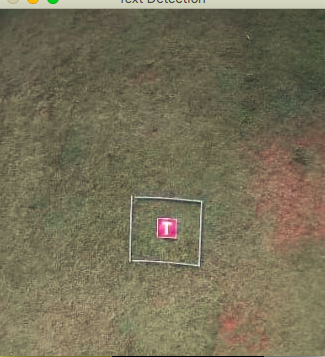
#> input picture OpenCV/Q2/T.png, 325 x 357 px
$ python 2-6.py
#> lines starting #> are read from the running program, lines starting #| are printed output that depends on the picture
import cv2
import numpy as np

img=cv2.imread('T.png')
#> img is the input picture: shape (357, 325, 3); mean B, G, R 87.1, 111.5, 117.7

rows=img.shape[0]
#> rows = 357
cols=img.shape[1]
#> cols = 325

M=np.float32([[1,0,100],[0,1,-50]])

pts1 = np.float32([[130,262],[134,198],[203,203]])
pts2 = np.float32([[130,262],[134,198],[168,199]])

M = cv2.getAffineTransform(pts1,pts2)

#Affine Transformation
dst = cv2.warpAffine(img,M,(cols,rows))
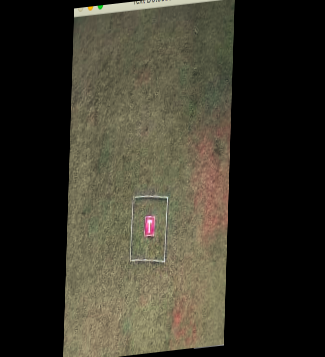
#> dst: shape (357, 325, 3); mean B, G, R 41.9, 53.8, 56.8


cv2.imshow('img',dst)
cv2.waitKey(0)
cv2.destroyAllWindows()
